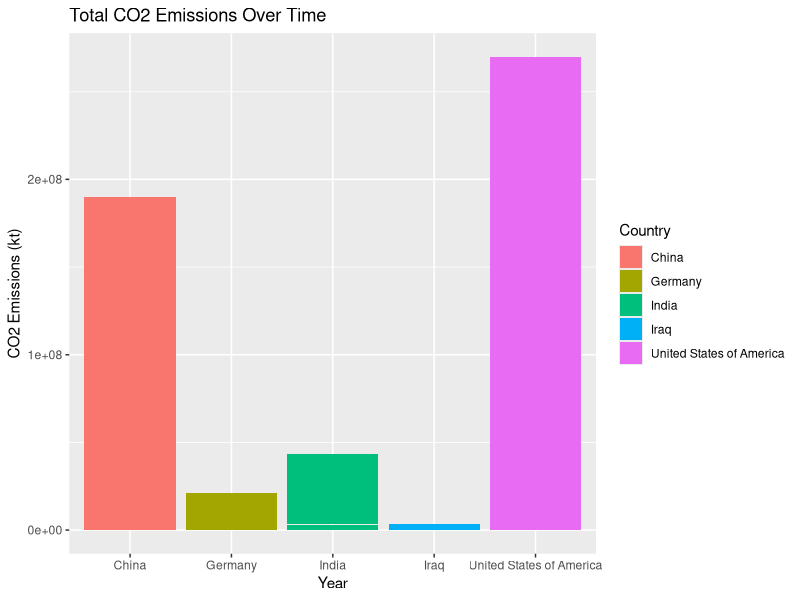
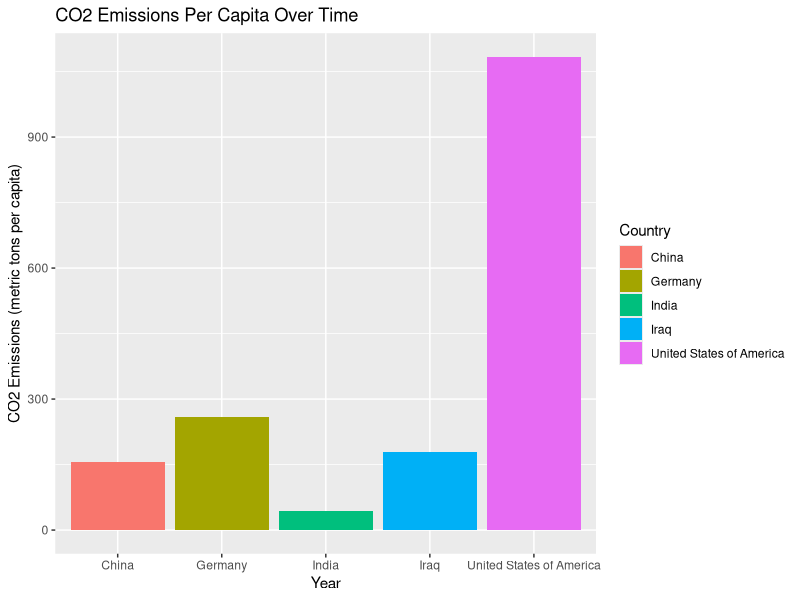
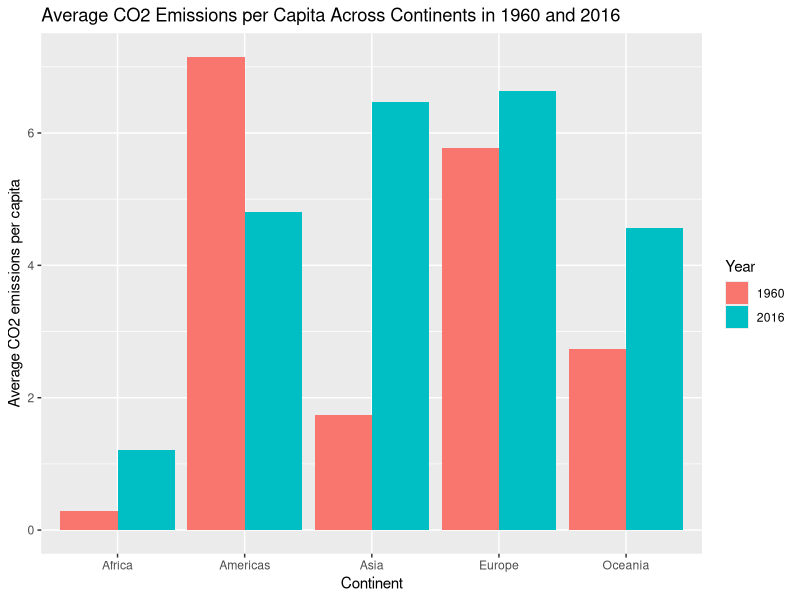

Here is the R script that generated these plots, in order:
## ---- chunk 1
knitr::opts_chunk$set(echo = TRUE)
library(tidyverse)
library(readr)
options(dplyr.summarize.inform = FALSE)
## ---- chunk 2
gapminder <- read_delim("gapminder.csv")
## ---- chunk 3
num_of_rows <- nrow(gapminder)
num_of_rows
num_of_cols <- ncol(gapminder)
num_of_cols
## ---- chunk 4
gapminder %>% 
  head(5)
## ---- chunk 5
iso3_count <- length(unique(gapminder$iso3))
iso2_count <- length(unique(gapminder$iso2))
name_count <- length(unique(gapminder$name))
iso3_count
iso2_count
name_count
## ---- chunk 6
multi_name_iso2 <- gapminder %>%
  filter(is.na(iso3) & is.na(name)) %>%
  group_by(iso2) %>%
  summarize(distinct_name = n_distinct(iso2)) %>% 
  print()
## ---- chunk 7
multi_name_name <- gapminder %>%
  filter(is.na(iso2) & is.na(iso3)) %>%
  group_by(name) %>%
  summarize(distinct_name = n_distinct(name)) %>% 
  print()

multi_name_iso3 <- gapminder %>%
  filter(is.na(iso2) & is.na(name)) %>%
  group_by(iso3) %>%
  summarize(distinct_name = n_distinct(iso3)) %>% 
  print()
## ---- chunk 8
min_year <- gapminder %>% 
  filter(!is.na(time)) %>% 
  summarize(min_year = min(time)) %>% 
  print()
max_year <- gapminder %>% 
  filter(!is.na(time)) %>% 
  summarize(max_year = max(time)) %>% 
  print()
## ---- chunk 9
missing_co2 <- gapminder %>% 
  filter(!is.na(time)) %>% 
  group_by(time) %>% 
  summarize(missing_co2 = sum(is.na(co2))) %>%
  arrange(desc(missing_co2))

show_missing_co2 <- missing_co2 %>% 
  head() %>% 
  print()

missing_co2_PC <- gapminder %>% 
  filter(!is.na(time)) %>% 
  group_by(time) %>% 
  summarize(missing_co2_PC = sum(is.na(co2_PC))) %>%
  arrange(desc(missing_co2_PC))
show_missing_co2_PC <- missing_co2_PC %>% 
  head() %>% 
  print()
## ---- chunk 10
filter_countries_co2 <- gapminder %>% 
  filter(name == "United States of America" | name == "China" | name == "India"
         | name == "Germany" | name == "Iraq") %>% 
  filter(!is.na(co2))

ggplot(filter_countries_co2, aes(x = name, y = co2, fill = name)) +
  geom_col() +
  labs(title = "Total CO2 Emissions Over Time",
       x = "Year",
       y = "CO2 Emissions (kt)",
       fill = "Country")
## ---- chunk 11
filter_countries_co2_pc <- gapminder %>% 
  filter(name == "United States of America" | name == "China" | name == "India"
         | name == "Germany" | name == "Iraq") %>% 
  filter(!is.na(co2_PC))

ggplot(filter_countries_co2_pc, aes(x = name, y = co2_PC, fill = name)) +
  geom_col() +
  labs(title = "CO2 Emissions Per Capita Over Time",
       x = "Year",
       y = "CO2 Emissions (metric tons per capita)",
       fill = "Country")
## ---- chunk 12
overall_avg_co2 <- gapminder %>% 
  filter(!is.na(co2_PC)) %>%
  filter(!is.na(region)) %>% 
  group_by(region) %>%
  summarize(overall_avg_co2 = mean(co2_PC, na.rm = TRUE)) %>% 
  print()

avg_co2_in_1960_and_2016 <- gapminder %>%
  filter(!is.na(co2_PC)) %>%
  filter(!is.na(region)) %>% 
  filter(time == 1960 | time == 2016) %>%
  group_by(region, time) %>%
  summarize(avg_co2 = mean(co2_PC, na.rm = TRUE)) %>% 
  print()
## ---- chunk 13
ggplot(avg_co2_in_1960_and_2016, aes(x = region, y = avg_co2, fill = factor(time))) +
  geom_bar(stat = "identity", position = "dodge") +
  labs(x = "Continent", y = "Average CO2 emissions per capita", fill = "Year") +
  ggtitle("Average CO2 Emissions per Capita Across Continents in 1960 and 2016")
## ---- chunk 14
top_co2_2019 <- gapminder %>% 
  filter(time == 2019) %>%
  filter(!is.na(region)) %>%
  group_by(region, name) %>% 
  summarize(mean_co2_PC = mean(co2_PC)) %>% 
  arrange(region, desc(mean_co2_PC)) %>% 
  top_n(3) %>% 
  print()

bot_co2_2019 <- gapminder %>% 
  filter(time == 2019) %>%
  filter(!is.na(region)) %>%
  group_by(region, name) %>% 
  summarize(mean_co2_PC = mean(co2_PC)) %>% 
  arrange(region, mean_co2_PC) %>% 
  top_n(3) %>% 
  print()
